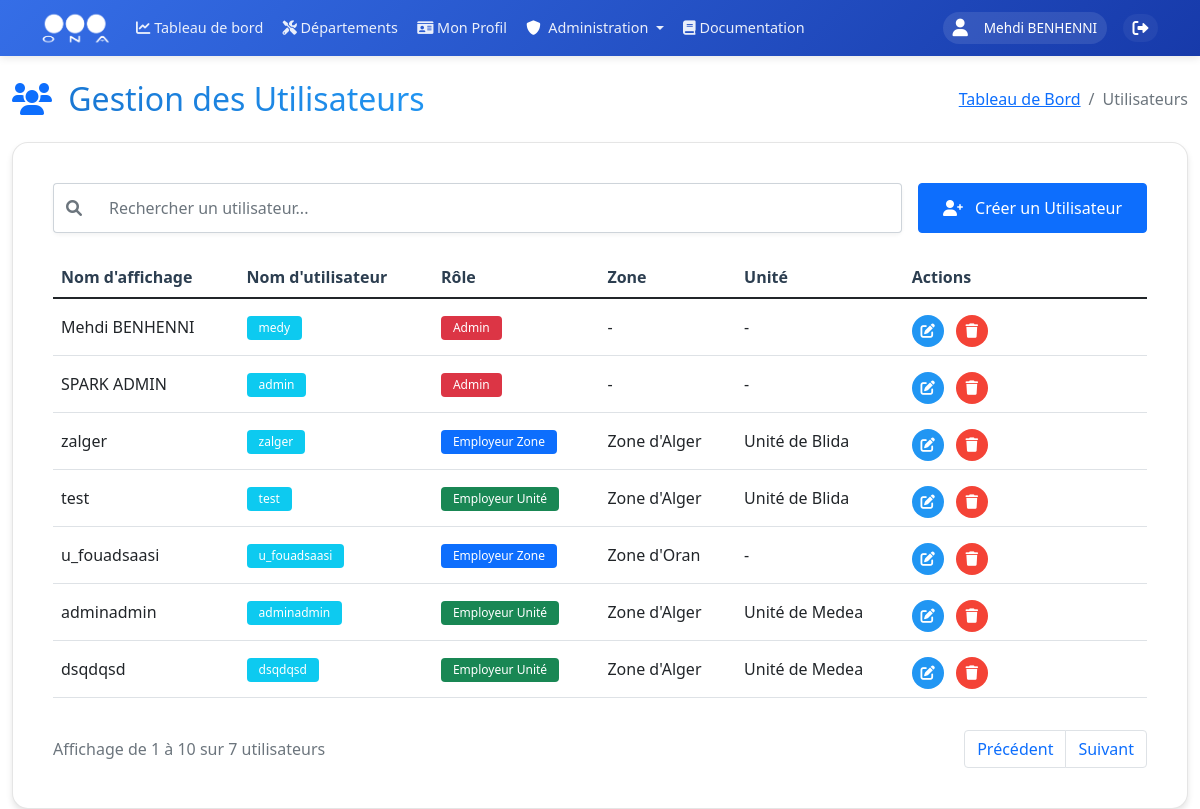
Page /admin/users (signed in) on the earlier database version.
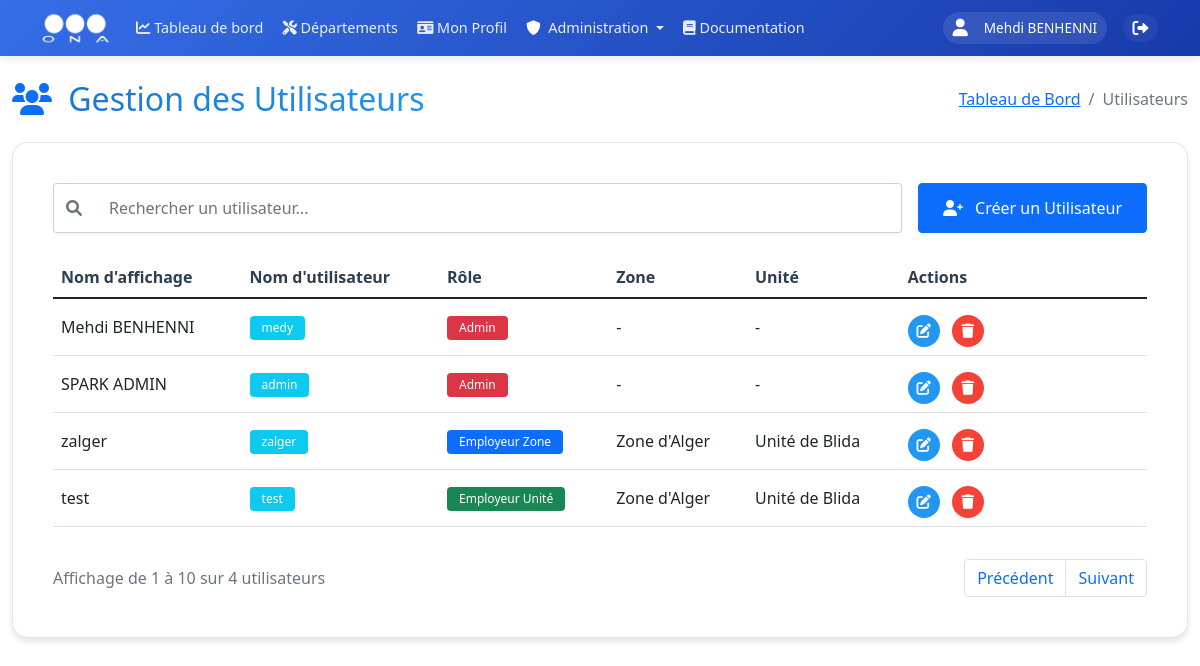
Same page on the later database version.
### models.py (models this page shows, shortened)
class User(UserMixin, db.Model):
    __tablename__ = 'users'
    id = db.Column(db.Integer, primary_key=True)
    username = db.Column(db.String(80), unique=True, nullable=False, index=True)
    nickname = db.Column(db.String(80), index=True)
    email = db.Column(db.String(120), unique=True, nullable=True, index=True)
    password_hash = db.Column(db.String(128))
    role = db.Column(db.String(20), nullable=False, default=UserRole.UTILISATEUR, index=True)
    is_active = db.Column(db.Boolean, default=True, index=True)
    last_login = db.Column(db.DateTime, index=True)
    unit_id = db.Column(db.Integer, db.ForeignKey('units.id', ondelete='SET NULL'), nullable=True, index=True)
    zone_id = db.Column(db.Integer, db.ForeignKey('zones.id', ondelete='SET NULL'), nullable=True, index=True)
    created_at = db.Column(db.DateTime, default=datetime.utcnow, index=True)
    updated_at = db.Column(db.DateTime, default=datetime.utcnow, onupdate=datetime.utcnow, index=True)
    profile = db.relationship('UserProfile', backref='user', uselist=False, lazy=True, cascade='all, delete-orphan')
    incidents = db.relationship('Incident', backref='author', lazy=True)

class Zone(db.Model):
    __tablename__ = 'zones'
    id = db.Column(db.Integer, primary_key=True)
    name = db.Column(db.String(100), unique=True, nullable=False, index=True)
    code = db.Column(db.String(10), unique=True, nullable=False, index=True)
    email = db.Column(db.String(120), unique=True, nullable=True)
    phone = db.Column(db.String(20), nullable=True)
    description = db.Column(db.Text)
    address = db.Column(db.String(200))
    director_id = db.Column(db.Integer, db.ForeignKey('users.id'), nullable=True)
    units = db.relationship('Unit', backref='zone', lazy=True, cascade='all, delete-orphan')
    users = db.relationship('User', backref='assigned_zone', lazy=True, foreign_keys='User.zone_id')
    director = db.relationship('User', foreign_keys=[director_id], backref='directed_zone', lazy=True)
    created_at = db.Column(db.DateTime, default=datetime.utcnow, index=True)
    updated_at = db.Column(db.DateTime, default=datetime.utcnow, onupdate=datetime.utcnow, index=True)

class Unit(db.Model):
    __tablename__ = 'units'
    id = db.Column(db.Integer, primary_key=True)
    name = db.Column(db.String(100), nullable=False, index=True)
    code = db.Column(db.String(10), unique=True, nullable=False, index=True)
    email = db.Column(db.String(120), unique=True, nullable=True)
    phone = db.Column(db.String(20), nullable=True)
    description = db.Column(db.Text)
    address = db.Column(db.String(200))
    zone_id = db.Column(db.Integer, db.ForeignKey('zones.id', ondelete='CASCADE'), nullable=False, index=True)
    director_id = db.Column(db.Integer, db.ForeignKey('users.id'), nullable=True)
    centers = db.relationship('Center', backref='unit', lazy=True, cascade='all, delete-orphan')
    users = db.relationship('User', backref='assigned_unit', lazy=True, foreign_keys='User.unit_id')
    director = db.relationship('User', foreign_keys=[director_id], backref='directed_unit', lazy=True)
    incidents = db.relationship('Incident', backref='unit', lazy=True)
    created_at = db.Column(db.DateTime, default=datetime.utcnow, index=True)
    updated_at = db.Column(db.DateTime, default=datetime.utcnow, onupdate=datetime.utcnow, index=True)

### routes/users.py (the view)
@users.route('/admin/users')
@login_required
@admin_required
def manage_users():
    users = User.query.options(
        db.joinedload(User.assigned_zone),
        db.joinedload(User.assigned_unit)
    ).all()
    zones = Zone.query.order_by(Zone.name).all()
    zones_data = [{'id': zone.id, 'name': zone.name} for zone in zones]
    available_roles = [
        UserRole.EMPLOYEUR_DG,
        UserRole.EMPLOYEUR_ZONE,
        UserRole.EMPLOYEUR_UNITE,
        UserRole.UTILISATEUR
    ]
    if current_user.role == UserRole.ADMIN:
        available_roles = [UserRole.ADMIN] + available_roles
    return render_template('admin/users.html',
                         users=users,
                         zones=zones,
                         zones_data=zones_data,
                         UserRole=UserRole,
                         available_roles=available_roles,
                         current_user=current_user)  # Pass current_user and available_roles to template

### templates/admin/users.html (shortened to what this page needs)
{% extends "base/base.html" %}
{% block content %}
<div class="container-fluid mt-4">
    <div class="row mb-4">
        <div class="col-12">
            <div class="d-flex flex-column flex-md-row justify-content-between align-items-start align-items-md-center gap-3">
                <h2 class="mb-0">
                    <i class="fas fa-users me-2 text-primary"></i>
                    <span class="gradient-text">Gestion des Utilisateurs</span>
                </h2>
                <nav aria-label="breadcrumb">
                    <ol class="breadcrumb mb-0">
                        <li class="breadcrumb-item"><a href="{{ url_for('main_dashboard.dashboard') }}">Tableau de Bord</a></li>
                        <li class="breadcrumb-item active">Utilisateurs</li>
                    </ol>
                </nav>
            </div>
        </div>
    </div>
    <div class="row">
        <div class="col-12">
            <div class="glass-card">
                <div class="card-body">
                    <div class="d-flex flex-column flex-md-row justify-content-between align-items-stretch gap-3 mb-4">
                        <div class="flex-grow-1">
                            <div class="input-group">
                                <span class="input-group-text">
                                    <i class="fas fa-search"></i>
                                </span>
                                <input type="text" id="searchInput" class="form-control" placeholder="Rechercher un utilisateur...">
                            </div>
                        </div>
                        <div>
                            <button id="createUserBtn" class="btn btn-primary w-100">
                                <i class="fas fa-user-plus me-2"></i>
                                Créer un Utilisateur
                            </button>
                        </div>
                    </div>
                    <div class="table-responsive">
                        <table class="table table-hover" id="usersTable">
                            <thead>
                                <tr>
                                    <th class="text-nowrap">Nom d'affichage</th>
                                    <th class="text-nowrap">Nom d'utilisateur</th>
                                    <th class="text-nowrap">Rôle</th>
                                    <th class="text-nowrap">Zone</th>
                                    <th class="text-nowrap">Unité</th>
                                    <th class="text-nowrap">Actions</th>
                                </tr>
                            </thead>
                            <tbody>
                                {% for user in users %}
                                <tr>
                                    <td class="text-break">{{ user.nickname if user.nickname else '-' }}</td>
                                    <td><span class="badge bg-info text-break">{{ user.username }}</span></td>
                                    <td>
                                        {% if user.role == UserRole.ADMIN %}
                                            <span class="badge bg-danger text-wrap">{{ UserRole.get_role_display_name(user.role) }}</span>
                                        {% elif user.role == UserRole.EMPLOYEUR_DG %}
                                            <span class="badge bg-warning text-wrap">{{ UserRole.get_role_display_name(user.role) }}</span>
                                        {% elif user.role == UserRole.EMPLOYEUR_ZONE %}
                                            <span class="badge bg-primary text-wrap">{{ UserRole.get_role_display_name(user.role) }}</span>
                                        {% elif user.role == UserRole.EMPLOYEUR_UNITE %}
                                            <span class="badge bg-success text-wrap">{{ UserRole.get_role_display_name(user.role) }}</span>
                                        {% else %}
                                            <span class="badge bg-secondary text-wrap">{{ UserRole.get_role_display_name(user.role) }}</span>
                                        {% endif %}
                                    </td>
                                    <td class="text-break">{{ user.assigned_zone.name if user.assigned_zone else '-' }}</td>
                                    <td class="text-break">{{ user.assigned_unit.name if user.assigned_unit else '-' }}</td>
                                    <td>
                                        <div class="actions-wrapper">
                                            <div class="actions-cell">
                                                <div class="actions-dropdown">
                                                    <div class="actions-menu">
                                                        <button class="action-btn btn-primary edit-user me-2"
                                                                data-user-id="{{ user.id }}"
                                                                data-username="{{ user.username }}"
                                                                data-nickname="{{ user.nickname }}"
                                                                data-role="{{ user.role }}"
                                                                data-zone="{{ user.assigned_zone.id if user.assigned_zone else '' }}"
                                                                data-unit="{{ user.assigned_unit.id if user.assigned_unit else '' }}"
                                                                data-bs-toggle="tooltip"
                                                                title="Modifier l'utilisateur">
                                                            <i class="fas fa-edit"></i>
                                                        </button>
                                                        <button class="action-btn btn-danger delete-user"
                                                                data-user-id="{{ user.id }}"
                                                                data-bs-toggle="tooltip"
                                                                title="Supprimer l'utilisateur">
                                                            <i class="fas fa-trash"></i>
                                                        </button>
                                                    </div>
                                                </div>
                                            </div>
                                        </div>
                                    </td>
                                </tr>
                                {% endfor %}
                            </tbody>
                        </table>
                    </div>
                    <div class="d-flex flex-column flex-md-row justify-content-between align-items-center gap-3 mt-3">
                        <div class="text-muted order-2 order-md-1">
                            Affichage de <span id="startRange">1</span> à <span id="endRange">10</span> sur <span id="totalItems">{{ users|length }}</span> utilisateurs
                        </div>
                        <nav aria-label="Page navigation" class="order-1 order-md-2">
                            <ul class="pagination mb-0">
                                <li class="page-item">
                                    <button class="page-link" id="prevPage">Précédent</button>
                                </li>
                                <li class="page-item">
                                    <button class="page-link" id="nextPage">Suivant</button>
                                </li>
                            </ul>
                        </nav>
                    </div>
                </div>
            </div>
        </div>
    </div>
</div>
{% endblock %}
{% block extra_css %}
<link rel="stylesheet" href="{{ url_for('static', filename='css/admin/users.css') }}">
{% endblock %}

### templates/base/base.html (shortened to what this page needs)
<!DOCTYPE html>
<html lang="fr" dir="ltr">
<head>
    <link href="https://cdn.jsdelivr.net/npm/bootstrap@5.1.3/dist/css/bootstrap.min.css" rel="stylesheet">
    <link href="https://cdnjs.cloudflare.com/ajax/libs/font-awesome/6.0.0/css/all.min.css" rel="stylesheet">
    <link rel="stylesheet" href="https://unpkg.com/leaflet@1.9.4/dist/leaflet.css" />
    <link rel="stylesheet" href="https://cdn.datatables.net/1.11.5/css/dataTables.bootstrap5.min.css">
    {% block extra_css %}{% endblock %}
</head>
<body>
    <nav class="navbar navbar-expand-lg sticky-top">
        <div class="container">
            <a class="navbar-brand" href="{{ url_for('main_dashboard.dashboard') }}">
                <img src="{{ url_for('static', filename='images/ona_logo.png') }}" alt="ONA">
            </a>
            <div class="collapse navbar-collapse" id="navbarNav">
                <ul class="navbar-nav me-auto mb-2 mb-lg-0">
                    <li class="nav-item">
                        <a class="nav-link" href="{{ url_for('main_dashboard.dashboard') }}">
                            <i class="fas fa-chart-line"></i>
                            <span>Tableau de bord</span>
                        </a>
                    </li>
                    <li class="nav-item">
                        <a class="nav-link" href="{{ url_for('departements') }}">
                            <i class="fas fa-tools"></i>
                            <span>Départements</span>
                        </a>
                    </li>
                    {% if current_user.is_authenticated %}
                    <li class="nav-item">
                        <a class="nav-link" href="{{ url_for('profiles.view_profile') }}">
                            <i class="fas fa-id-card"></i>
                            <span>Mon Profil</span>
                        </a>
                    </li>
                    {% if current_user.role == 'Admin' %}
                    <li class="nav-item dropdown">
                        <a class="nav-link dropdown-toggle" href="#" id="adminDropdown" role="button" data-bs-toggle="dropdown">
                            <i class="fas fa-shield-alt text-white me-1"></i> Administration
                        </a>
                    </li>
                    {% endif %}
                    {% endif %}
                    <li class="nav-item">
                        <a class="nav-link {% if active_page == 'documentation' %}active{% endif %}" href="{{ url_for('documentation.view_documentation') }}">
                            <i class="fas fa-book"></i> Documentation
                        </a>
                    </li>
                </ul>
                <div class="user-section">
                    <div class="d-flex align-items-center">
                        {% if current_user.is_authenticated %}
                            <div class="user-info">
                                <i class="fas fa-user me-2"></i>
                                <span>
                                    {% if current_user.nickname %}
                                        {{ current_user.nickname }}
                                    {% else %}
                                        {{ current_user.username }}
                                    {% endif %}
                                </span>
                            </div>
                            <a href="{{ url_for('auth.logout') }}" class="logout-btn text-white text-decoration-none ms-2" title="Déconnexion">
                                <i class="fas fa-sign-out-alt"></i>
                            </a>
                        {% else %}
                            <a href="{{ url_for('auth.login') }}" class="btn btn-light">Connexion</a>
                        {% endif %}
                    </div>
                </div>
            </div>
        </div>
    </nav>
    {% block content %}{% endblock %}
</body>
</html>

Differences in the rows shown:
removed User: nickname "u_fouadsaasi", username "u_fouadsaasi", get_role_display_name "Employeur Zone", assigned_zone "Zone d'Oran", assigned_unit "-"
removed User: nickname "adminadmin", username "adminadmin", get_role_display_name "Employeur Unité", assigned_zone "Zone d'Alger", assigned_unit "Unité de Medea"
removed User: nickname "dsqdqsd", username "dsqdqsd", get_role_display_name "Employeur Unité", assigned_zone "Zone d'Alger", assigned_unit "Unité de Medea"
Other differences:
{{ users|length }}: "7" → "4"
